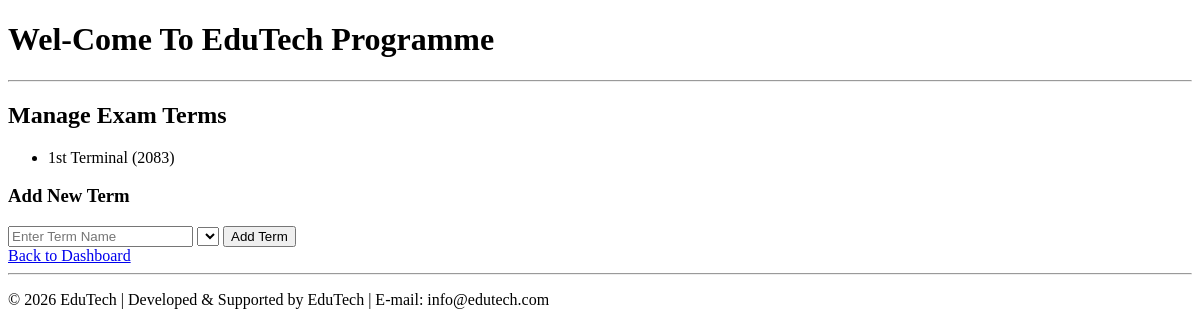
The page /assessment/manage-terms/ (signed in) on the database as committed earlier.
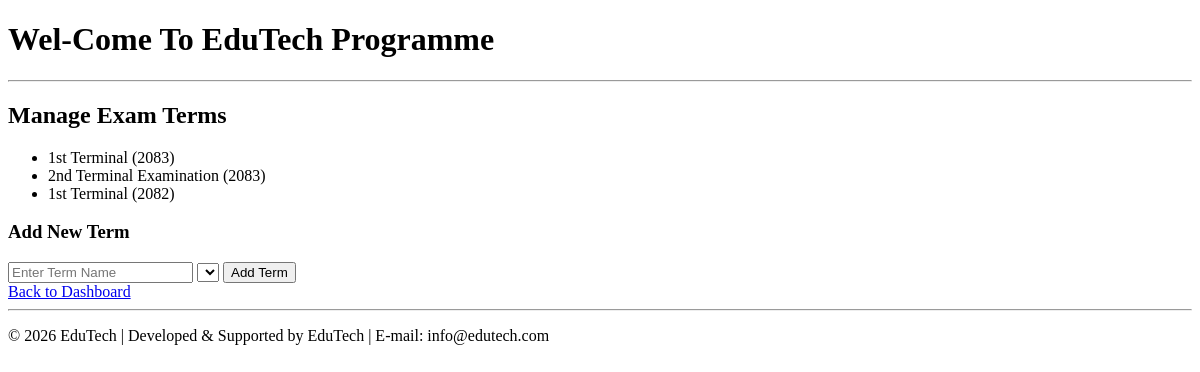
The same page on the database as committed later.
### assessment/models.py (models this page shows, shortened)
class ExamTerm(models.Model):
    name = models.CharField(max_length=50)  # e.g. "Term 1", "Final"
    year = models.ForeignKey(AcademicYear, on_delete=models.CASCADE)

class AcademicYear(models.Model):
    year = models.CharField(max_length=9)  # e.g. "2026-2027"

### assessment/views.py (the view)
# urls.py: path("manage-terms/", views.manage_terms, name="manage_terms"),
@login_required
def manage_terms(request):
    profile = Profile.objects.get(user=request.user)
    if profile.role != "Admin":
        return redirect("teacher_dashboard")
    terms = ExamTerm.objects.all()
    return render(request, "manage_terms.html", {"terms": terms})

### assessment/templates/manage_terms.html (shortened to what this page needs)
{% extends "base.html" %}
{% block content %}
<h2>Manage Exam Terms</h2>
<ul>
  {% for term in terms %}
    <li>{{ term.name }} ({{ term.year.year }})</li>
  {% endfor %}
</ul>
<h3>Add New Term</h3>
<form method="post">
  <input type="text" name="name" placeholder="Enter Term Name">
  <select name="year">
  </select>
  <button type="submit">Add Term</button>
</form>
<a href="{% url 'admin_dashboard' %}">Back to Dashboard</a>
{% endblock %}

Rows that differ between the two databases and show on the page:
added ExamTerm: name "2nd Terminal Examination", year.year "2083"
added ExamTerm: name "1st Terminal", year.year "2082"
